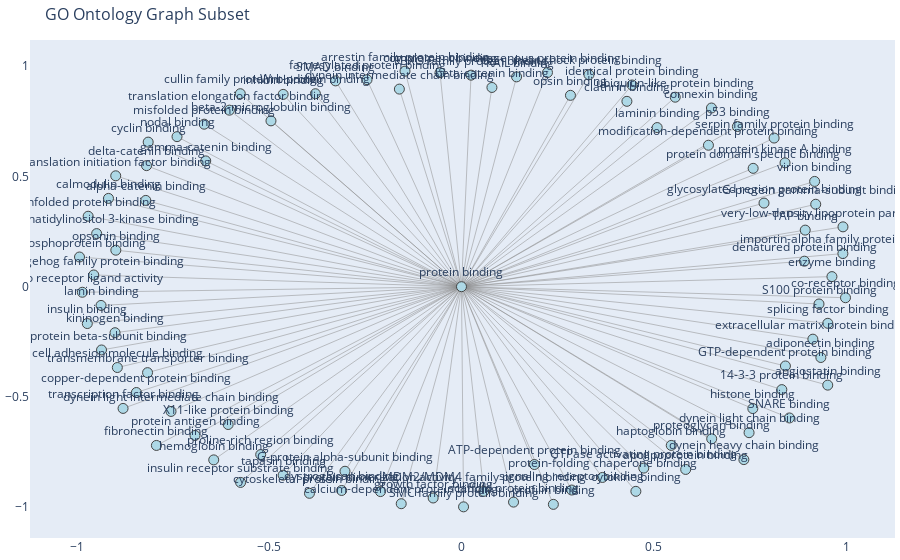

Notebook code cell kept with this figure:
### Code cell
import json
import networkx as nx
import plotly.graph_objects as go
from collections import deque

# Step 1: Load the JSON data
with open("go-basic.json") as f:
    data = json.load(f)

graph_data = data["graphs"][0]
nodes_data = graph_data["nodes"]
edges_data = graph_data["edges"]

# Step 2: Build the full graph
full_graph = nx.DiGraph()
id_to_label = {}

# Add all nodes
for node in nodes_data:
    if "meta" in node.keys() and node["meta"].get("deprecated", False):
        continue
    node_id = node["id"]
    label = node.get("lbl", node_id)
    id_to_label[node_id] = label
    full_graph.add_node(node_id, label=label)

# Add edges from explicit "edges" field
for edge in edges_data:
    if edge["pred"].endswith("is_a") or edge["pred"] in {
        "is_a",
        "http://purl.obolibrary.org/obo/BFO_0000050",  # part_of
        "http://purl.obolibrary.org/obo/RO_0002211",  # regulates
    }:
        subj = edge["sub"]
        obj = edge["obj"]
        full_graph.add_edge(obj, subj)  # Edge goes from parent to child


human_graph = full_graph.subgraph(human_go_ids).copy()

print(f"Number of total nodes: {full_graph.number_of_nodes()}")
print(f"Number of total edges: {full_graph.number_of_edges()}")
print(f"Number of Human nodes: {human_graph.number_of_nodes()}")
print(f"Number of Human edges: {human_graph.number_of_edges()}")

# Step 3: Find root nodes (no incoming edges)
root_nodes = [n for n in human_graph.nodes() if human_graph.in_degree(n) == 0]

# Step 4: Rank by out-degree and select top 5
top_root_nodes = sorted(
    root_nodes, key=lambda n: human_graph.out_degree(n), reverse=True
)[:1]

print("Top 5 root nodes by out-degree:")
for node in top_root_nodes:
    print(
        f"{id_to_label.get(node, node)} ({node}) -> {human_graph.out_degree(node)} children"
    )

# Step 5: BFS up to 50 nodes from each root
subset_graph = nx.DiGraph()
for root in top_root_nodes:
    visited = set()
    queue = deque([root])

    while queue and len(visited) < 10:
        current = queue.popleft()
        if current in visited:
            continue
        visited.add(current)
        subset_graph.add_node(current, label=id_to_label.get(current, current))

        for neighbor in human_graph.successors(current):
            if len(visited) >= 10:
                break
            subset_graph.add_node(neighbor, label=id_to_label.get(neighbor, neighbor))
            subset_graph.add_edge(current, neighbor)
            queue.append(neighbor)
        break



# Step 6: Layout and visualize
pos = nx.spring_layout(subset_graph, k=0.5, iterations=50)

edge_x = []
edge_y = []
for src, dst in subset_graph.edges():
    x0, y0 = pos[src]
    x1, y1 = pos[dst]
    edge_x += [x0, x1, None]
    edge_y += [y0, y1, None]

edge_trace = go.Scatter(
    x=edge_x,
    y=edge_y,
    line=dict(width=0.5, color="#888"),
    hoverinfo="none",
    mode="lines",
)

node_x = []
node_y = []
node_text = []

for node in subset_graph.nodes():
    x, y = pos[node]
    node_x.append(x)
    node_y.append(y)
    node_text.append(id_to_label.get(node, node))

node_trace = go.Scatter(
    x=node_x,
    y=node_y,
    mode="markers+text",
    text=node_text,
    textposition="top center",
    marker=dict(showscale=False, color="lightblue", size=10, line_width=1),
    hoverinfo="text",
)

fig = go.Figure(
    data=[edge_trace, node_trace],
    layout=go.Layout(
        title=dict(text="GO Ontology Graph Subset", font=dict(size=16)),
        showlegend=False,
        hovermode="closest",
        margin=dict(b=20, l=5, r=5, t=40),
        xaxis=dict(showgrid=False, zeroline=False),
        yaxis=dict(showgrid=False, zeroline=False),
    ),
)


fig.show()

### Figure 1 — Plotly figure (JSON) as saved in the notebook; plotly's stock layout.template omitted (floating-point values rounded to 4 significant figures; data arrays with more than 128 entries replaced by an {"elided": "..."} marker saying what was removed)
{"data": [{"hoverinfo": "none", "line": {"color": "#888", "width": 0.5}, "mode": "lines", "type": "scatter", "x": {"elided": "282 float values"}, "y": {"elided": "282 float values"}}, {"hoverinfo": "text", "marker": {"color": "lightblue", "line": {"width": 1}, "showscale": false, "size": 10}, "mode": "markers+text", "text": ["protein binding", "SNARE binding", "opsonin binding", "complement binding", "farnesylated protein binding", "G-protein alpha-subunit binding", "fibronectin binding", "p53 binding", "opsin binding", "dystroglycan binding", "signaling receptor binding", "calmodulin binding", "lamin binding", "profilin binding", "beta-catenin binding", "cytoskeletal protein binding", "transcription factor binding", "Wnt-protein binding", "growth factor binding", "enzyme binding", "protein domain specific binding", "cytokine binding", "clathrin binding", "cyclin binding", "hemoglobin binding", "GTP-dependent protein binding", "beta-2-microglobulin binding", "kininogen binding", "heat shock protein binding", "denatured protein binding", "translation initiation factor binding", "G-protein beta-subunit binding", "G-protein gamma-subunit binding", "haptoglobin binding", "ubiquitin-like protein binding", "copper-dependent protein binding", "GTPase activating protein binding", "apolipoprotein binding", "very-low-density lipoprotein particle binding", "inhibin binding", "nodal binding", "co-receptor binding", "histone binding", "identical protein binding", "X11-like protein binding", "ATP-dependent protein binding", "SMC family protein binding", "laminin binding", "proteoglycan binding", "angiostatin binding", "phosphatidylinositol 3-kinase binding", "insulin binding", "insulin receptor substrate binding", "transmembrane transporter binding", "S100 protein binding", "alpha-catenin binding", "gamma-catenin binding", "dynein light chain binding", "dynein heavy chain binding", "dynein intermediate chain binding", "TRAIL binding", "SMAD binding", "virion binding", "TAP binding", "tapasin binding", "protein dimerization activity", "calcium-dependent protein binding", "cell adhesion molecule binding", "protein kinase A binding", "unfolded protein binding", "protein-folding chaperone binding", "phosphoprotein binding", "misfolded protein binding", "dynein light intermediate chain binding", "adiponectin binding", "importin-alpha family protein binding", "translation elongation factor binding", "proline-rich region binding", "delta-catenin binding", "connexin binding", "14-3-3 protein binding", "hedgehog family protein binding", "scaffold protein binding", "MDM2/MDM4 family protein binding", "cullin family protein binding", "serpin family protein binding", "FBXO family protein binding", "modification-dependent protein binding", "glycosylated region protein binding", "exogenous protein binding", "cargo receptor ligand activity", "protein antigen binding", "extracellular matrix protein binding", "arrestin family protein binding", "splicing factor binding"], "textposition": "top center", "type": "scatter", "x": [-2.09e-05, 0.852, -0.8981, -0.0558, -0.2454, -0.3027, -0.7927, 0.717, 0.2831, -0.3113, 0.2864, -0.9172, -0.9365, 0.2387, 0.07911, -0.395, -0.8793, -0.3795, -0.07362, 0.9625, 0.7578, 0.4531, 0.4298, -0.814, -0.6437, 0.8416, -0.495, -0.9001, 0.3312, 0.8909, -0.8983, -0.9353, 0.9204, 0.545, 0.5554, -0.8447, 0.4736, 0.5825, 0.9912, -0.4633, -0.7391, 0.9978, 0.757, 0.4432, -0.6062, 0.1894, 0.005372, 0.5085, 0.6502, 0.9516, -0.9479, -0.9722, -0.5739, -0.8157, 0.9289, -0.8202, -0.6645, 0.7472, 0.7337, -0.1614, 0.1431, -0.3271, 0.9176, 0.8931, -0.4635, -0.2105, -0.1566, -0.8942, 0.8407, -0.97, 0.3662, -0.9925, -0.6685, -0.7547, 0.9337, 0.991, -0.603, -0.5217, -0.8183, 0.6495, 0.8323, -0.9555, 0.1353, 0.05788, -0.5747, 0.8123, 0.02486, 0.6417, 0.786, 0.2234, -0.9851, -0.6924, 0.913, -0.1468, 0.9519], "y": [-0.0006743, -0.5965, 0.165, 0.9707, 0.939, -0.8384, -0.7212, 0.7263, 0.8679, -0.9257, -0.9237, 0.4001, -0.08566, -0.9887, 0.9037, -0.9386, -0.5532, 0.8752, -0.9598, 0.04512, 0.5365, -0.9295, 0.8407, 0.6556, -0.7868, -0.3605, 0.7521, -0.2096, 0.9615, 0.1151, 0.5026, -0.2879, 0.3736, -0.7211, 0.8595, -0.481, -0.8241, -0.8303, 0.271, 0.8722, 0.6804, -0.05073, -0.5539, 0.9149, -0.6263, -0.8079, -1, 0.7217, -0.6911, -0.4475, 0.2403, -0.168, -0.8892, -0.3908, -0.0791, 0.391, 0.5703, -0.6634, -0.7855, 0.8962, 0.9518, 0.9335, 0.4771, 0.2561, -0.8563, -0.9306, -0.9858, -0.3675, 0.5615, 0.3191, -0.8665, 0.1341, 0.737, -0.5669, -0.322, 0.1496, 0.8006, -0.7628, 0.5488, 0.8104, -0.4679, 0.05251, -0.9785, -0.9297, 0.8753, 0.6741, 0.9596, 0.6414, 0.3789, 0.9714, -0.02593, -0.676, -0.2388, 0.9777, -0.1669]}], "layout": {"hovermode": "closest", "margin": {"b": 20, "l": 5, "r": 5, "t": 40}, "showlegend": false, "title": {"font": {"size": 16}, "text": "GO Ontology Graph Subset"}, "xaxis": {"showgrid": false, "zeroline": false}, "yaxis": {"showgrid": false, "zeroline": false}}}
